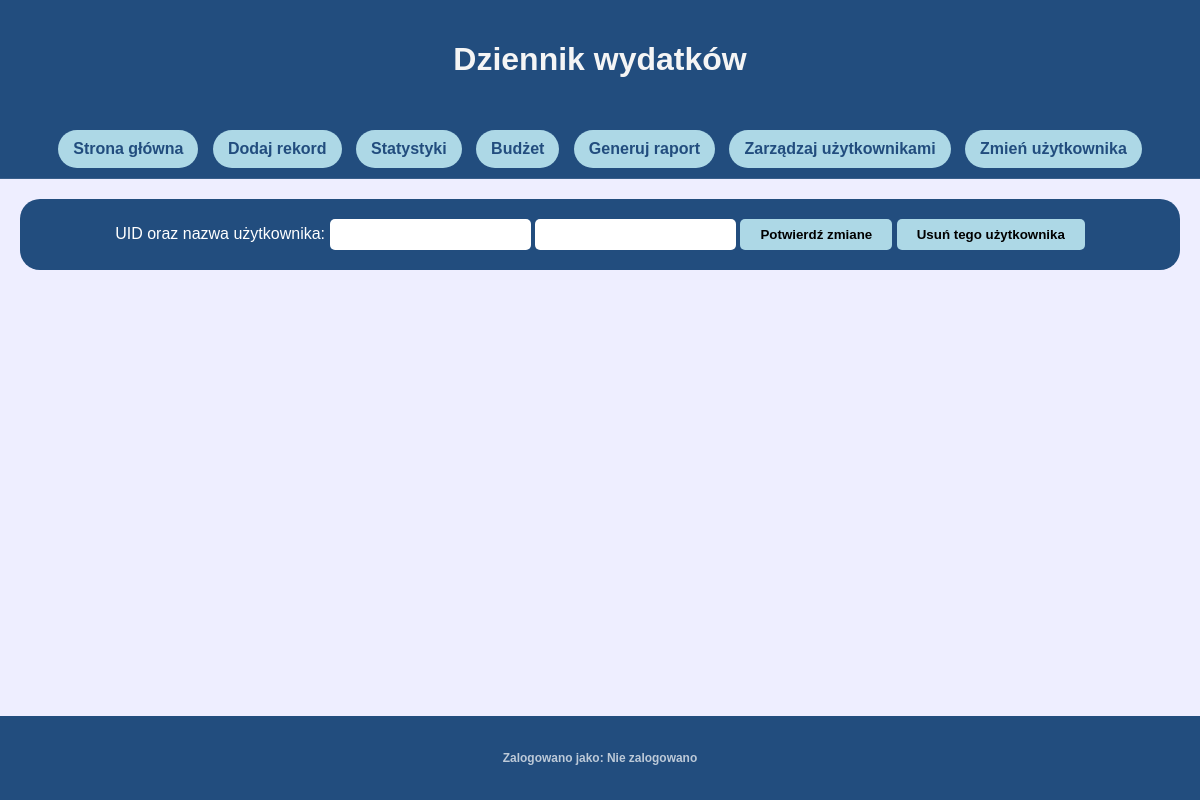
/editUser/11 (signed in), run on an earlier commit of the app's database.
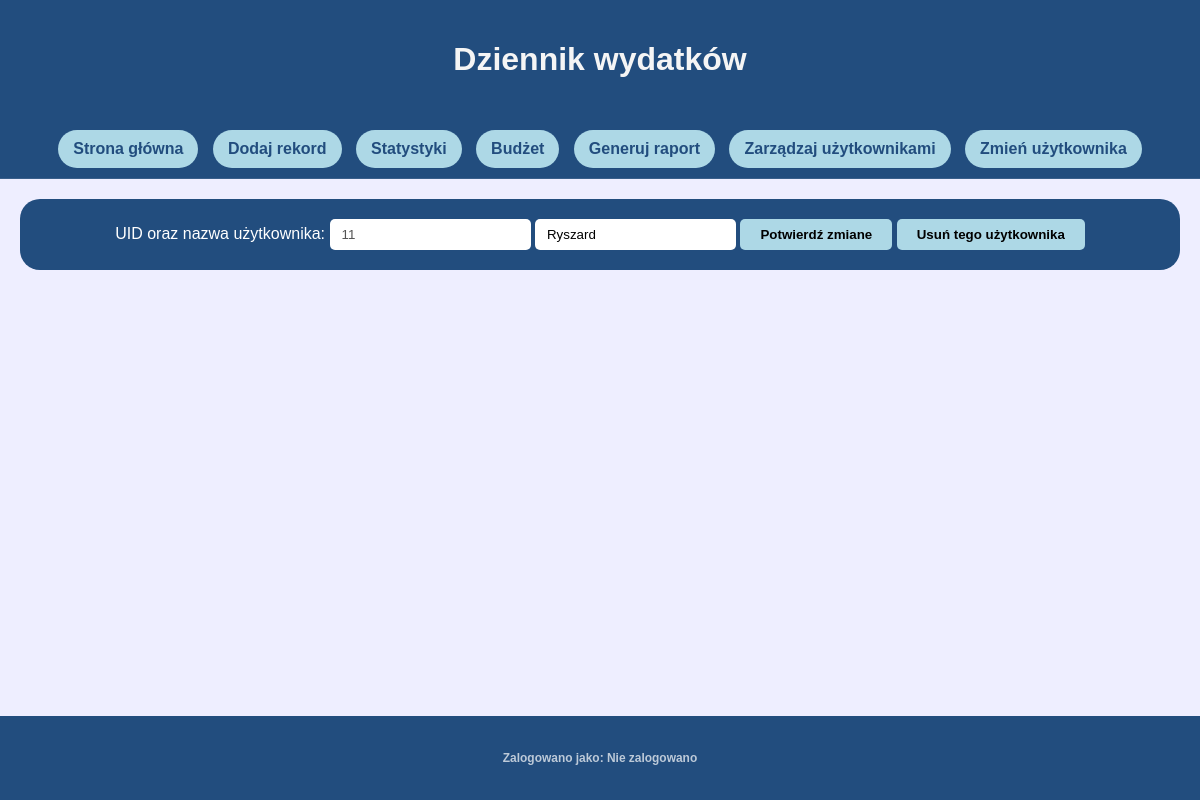
And on a later commit of the database.
### tables this page shows
CREATE TABLE users (
    id INTEGER PRIMARY KEY AUTOINCREMENT,
    username TEXT UNIQUE NOT NULL
);

### app.py (the view, shortened to what this page needs)
@app.route('/editUser/<int:id>', methods=['GET', 'POST'])
def editUser(id):
    if 'uid' not in session:
        return redirect('/login')
    conn = get_db_connection()
    account = conn.execute('''SELECT id, username FROM users WHERE id = ? ''', (id,)).fetchone()
    conn.close()
    return render_template('editUser.html', account=account, user=userName())

### app.py (called while the page is built)
def get_db_connection():
    conn = sqlite3.connect('database.db')
    conn.row_factory = sqlite3.Row
    return conn

def userName():
    if 'uid' not in session:
        return "Nie zalogowano"
    conn = get_db_connection()
    name = conn.execute('''SELECT username FROM users WHERE id = ?''', (session['uid'],)).fetchone()
    conn.close()
    if name is None:
        return "Nie zalogowano"
    return name[0]

### templates/editUser.html (shortened to what this page needs)
<!DOCTYPE html>
<html lang="pl">
<head>
    <link rel="stylesheet" href="{{ url_for('static', filename='css/style.css') }}">
</head>
<body>
    <div class="wrapper">
        <header>
            <h1>Dziennik wydatków</h1>
        </header>
        <nav>
            <a href="{{ url_for('index')}}" class="navButton">Strona główna</a>
            <a href="{{ url_for('add')}}" class="navButton">Dodaj rekord</a>
            <a href="{{ url_for('stats')}}" class="navButton">Statystyki</a>
            <a href="{{ url_for('budget')}}" class="navButton">Budżet</a>
            <a href="{{ url_for('report')}}" class="navButton">Generuj raport</a>
            <a href="{{ url_for('manageUsers')}}" class="navButton">Zarządzaj użytkownikami</a>
            <a href="{{ url_for('login')}}" class="navButton">Zmień użytkownika</a>
        </nav>
        <main>
            <div class="dataInput">
                <form action="" method="POST">
                    UID oraz nazwa użytkownika:
                    <input type="number" name="uid" value="{{ account['id'] }}" disabled>
                    <input type="text" name="username" value="{{ account['username'] }}">
                    <input type="submit" name="action" value="Potwierdź zmiane">
                    <input type="submit" name="action" value="Usuń tego użytkownika">
                </form>
            </div>
        </main>
        <section>
        </section>
        <footer>
            <h5>Zalogowano jako: {{ user }}</h5>
        </footer>
    </div>
</body>
</html>

What changed in the data, as far as the page shows it:
added users: uid "11", username "Ryszard"
